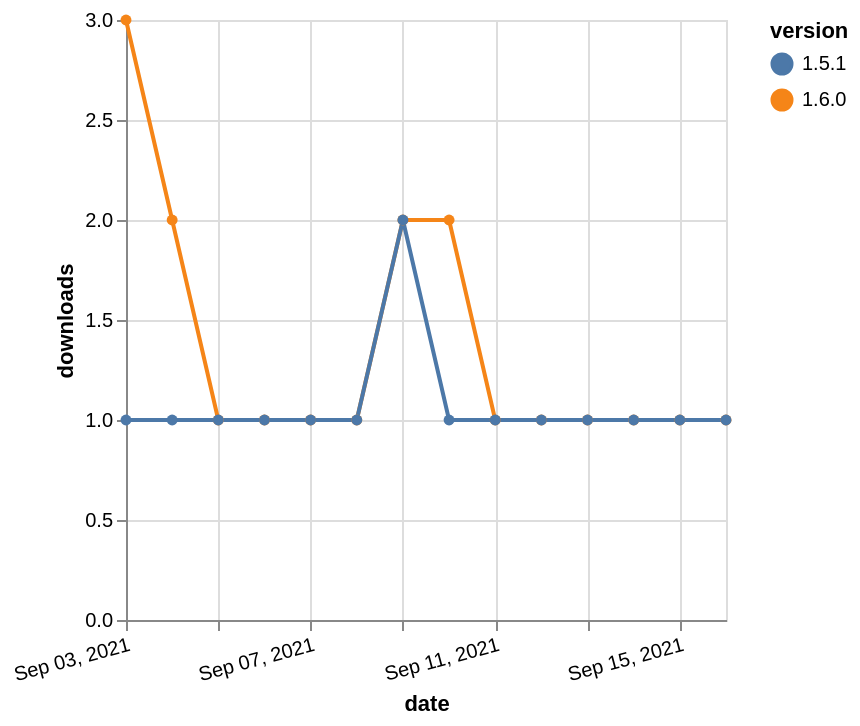

Specify this chart in Vega-Lite:
### Vega-Lite specification from a JSON file in a GitHub repository (floating-point values rounded to 4 significant figures)
{"$schema": "https://vega.github.io/schema/vega-lite/v5.json", "description": "A simple bar chart with embedded data.", "data": {"values": [{"date": "2021-09-03", "total": 50, "delta": 3, "version": "1.6.0"}, {"date": "2021-09-04", "total": 52, "delta": 2, "version": "1.6.0"}, {"date": "2021-09-05", "total": 53, "delta": 1, "version": "1.6.0"}, {"date": "2021-09-06", "total": 54, "delta": 1, "version": "1.6.0"}, {"date": "2021-09-07", "total": 55, "delta": 1, "version": "1.6.0"}, {"date": "2021-09-08", "total": 56, "delta": 1, "version": "1.6.0"}, {"date": "2021-09-09", "total": 58, "delta": 2, "version": "1.6.0"}, {"date": "2021-09-10", "total": 60, "delta": 2, "version": "1.6.0"}, {"date": "2021-09-11", "total": 61, "delta": 1, "version": "1.6.0"}, {"date": "2021-09-12", "total": 62, "delta": 1, "version": "1.6.0"}, {"date": "2021-09-13", "total": 63, "delta": 1, "version": "1.6.0"}, {"date": "2021-09-14", "total": 64, "delta": 1, "version": "1.6.0"}, {"date": "2021-09-15", "total": 65, "delta": 1, "version": "1.6.0"}, {"date": "2021-09-16", "total": 66, "delta": 1, "version": "1.6.0"}, {"date": "2021-09-03", "total": 127, "delta": 1, "version": "1.5.1"}, {"date": "2021-09-04", "total": 128, "delta": 1, "version": "1.5.1"}, {"date": "2021-09-05", "total": 129, "delta": 1, "version": "1.5.1"}, {"date": "2021-09-06", "total": 130, "delta": 1, "version": "1.5.1"}, {"date": "2021-09-07", "total": 131, "delta": 1, "version": "1.5.1"}, {"date": "2021-09-08", "total": 132, "delta": 1, "version": "1.5.1"}, {"date": "2021-09-09", "total": 134, "delta": 2, "version": "1.5.1"}, {"date": "2021-09-10", "total": 135, "delta": 1, "version": "1.5.1"}, {"date": "2021-09-11", "total": 136, "delta": 1, "version": "1.5.1"}, {"date": "2021-09-12", "total": 137, "delta": 1, "version": "1.5.1"}, {"date": "2021-09-13", "total": 138, "delta": 1, "version": "1.5.1"}, {"date": "2021-09-14", "total": 139, "delta": 1, "version": "1.5.1"}, {"date": "2021-09-15", "total": 140, "delta": 1, "version": "1.5.1"}, {"date": "2021-09-16", "total": 141, "delta": 1, "version": "1.5.1"}]}, "width": "container", "mark": {"type": "line", "point": {"filled": true}}, "encoding": {"x": {"field": "date", "type": "temporal", "timeUnit": "yearmonthdate", "title": "date", "axis": {"labelAngle": -15}}, "y": {"field": "delta", "type": "quantitative", "title": "downloads"}, "color": {"field": "version", "type": "nominal"}, "tooltip": {"field": "delta"}}}
